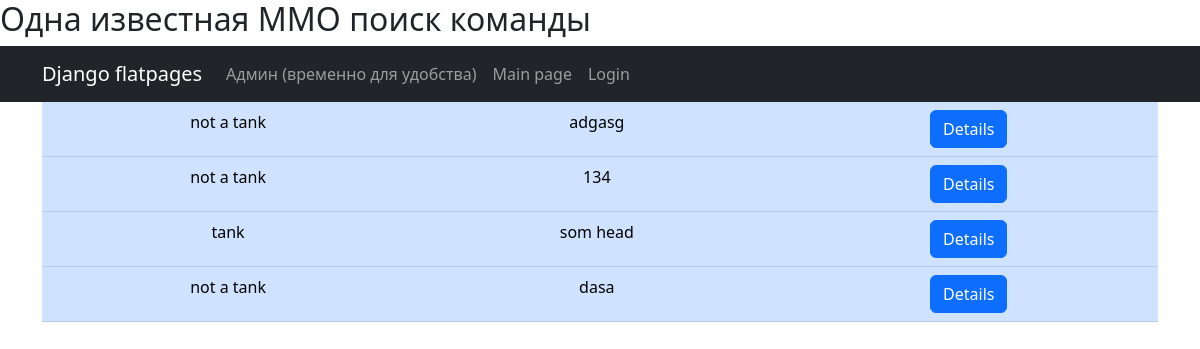
The page / on the database its author committed.
### tickets/models.py (models this page shows, shortened)
class Ticket(models.Model):
    author = models.ForeignKey(User, on_delete=models.CASCADE)
    head = models.CharField(max_length=200)
    body = CKEditor5Field('Text', config_name='extends')
    category = models.CharField(choices=categories, max_length=25)
    pubdate = models.DateField(auto_now_add=True)

### tickets/views.py (the view)
# urls.py: path('', TicketsList.as_view()),
class TicketsList(ListView):  # вьюшка для просмотра всех размещенных на сайте тикетов
    model = Ticket
    ordering = 'pubdate'
    template_name = 'tickets.html'
    context_object_name = 'tickets'

### templates/tickets.html (shortened to what this page needs)
{% extends 'flatpages/default.html' %}
    {% block title %}
    <h2>Одна известная ММО поиск команды</h2>
    {% endblock title %}
    {% block content %}
    {% if tickets %}
    <table class="table table-primary">
    {% for ticket in tickets %}
        <tr>
            <td>
                {{ ticket.category }}
            </td>
            <td>
                {{ ticket.head }}
            </td>
            <td>
                <a class="btn btn-primary" href="{% url 'ticket_detail' ticket.id %}">Details</a>
            </td>
        </tr>
    {% endfor %}
    </table>
    {% else %}
    <h5>There is no active tickets right now</h5>
    {% endif %}
    {% endblock content %}

### rows shown on the page
Ticket: category "not a tank", head "adgasg"
Ticket: category "not a tank", head "134"
Ticket: category "tank", head "som head"
Ticket: category "not a tank", head "dasa"
